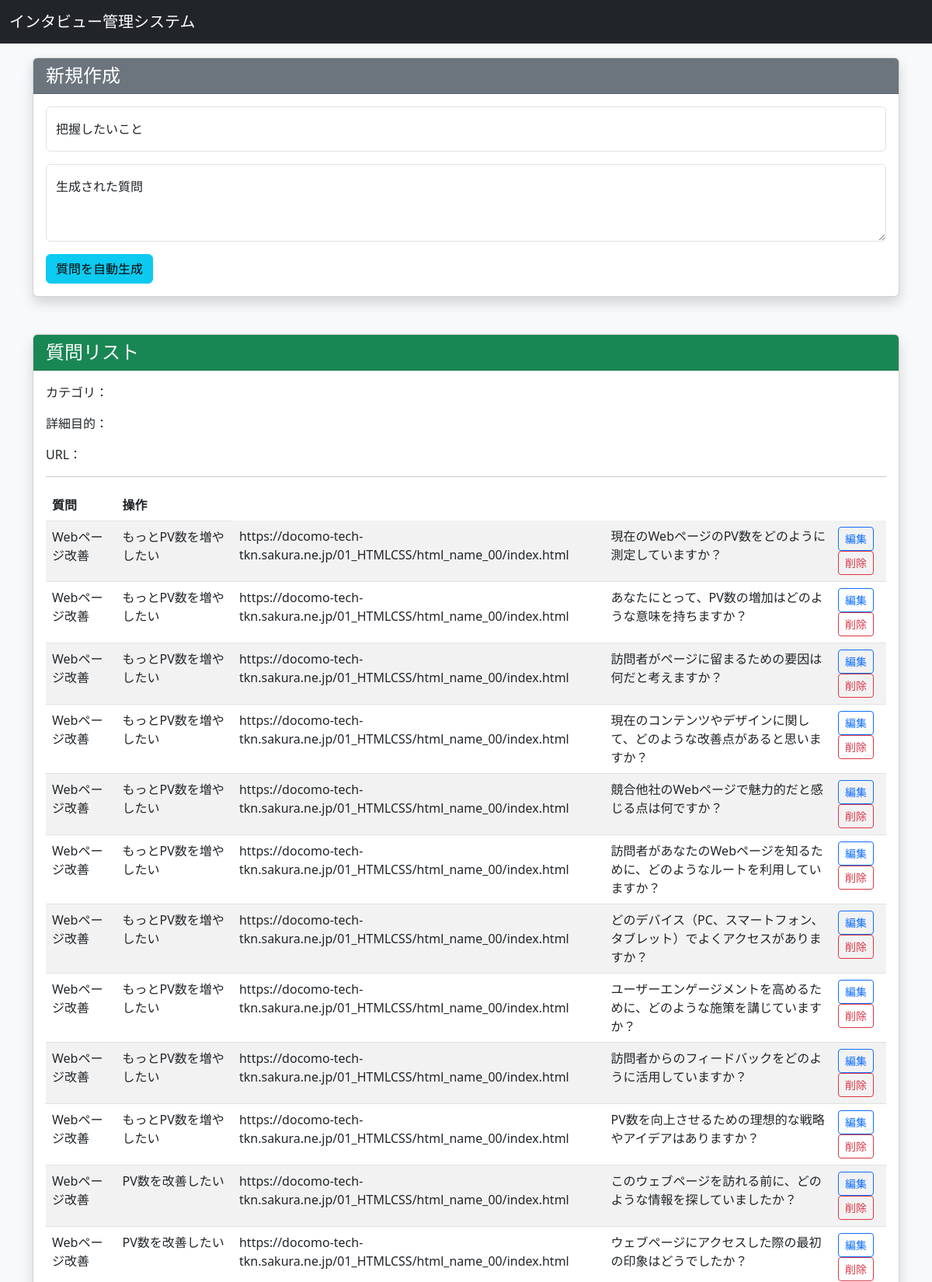
Screenshot of /not_use/interviewtool_question_old.php (signed in, upper part) with the database file from the repository.
### tables this page shows
CREATE TABLE `question_table` (
  `question_id` int(8) NOT NULL,
  `category_id` int(8) NOT NULL,
  `question_text` longtext NOT NULL,
  `question_order` int(11) NOT NULL DEFAULT 0,
  `delete_flg` tinyint(4) NOT NULL DEFAULT 0,
  `created_at` timestamp NOT NULL DEFAULT current_timestamp(),
  `deleted_at` int(11) DEFAULT NULL
);

CREATE TABLE `category_type_table` (
  `category_type_id` int(11) NOT NULL,
  `category_type` tinytext NOT NULL,
  `description` tinytext NOT NULL,
  `image_tag` text NOT NULL
);

CREATE TABLE `category_table` (
  `category_id` int(8) NOT NULL,
  `category_type_id` tinyint(4) NOT NULL,
  `service_name` text DEFAULT NULL,
  `service_url` text DEFAULT NULL,
  `core_purpose` text DEFAULT NULL,
  `core_issue` text NOT NULL COMMENT 'コア課題',
  `service_feature` text NOT NULL COMMENT 'サービスの特徴',
  `competition` text NOT NULL COMMENT '競合サービス',
  `created_at` timestamp NOT NULL DEFAULT current_timestamp(),
  `deleted_at` timestamp NULL DEFAULT NULL,
  `user_id` int(8) NOT NULL
);

### funcs.php (called while the page is built, shortened)
<?php
function h($str)
{
    return htmlspecialchars($str, ENT_QUOTES);
}

### not_use/interviewtool_question_old.php (the view, shortened to what this page needs)
<?php
include("funcs.php");
$pdo = db_conn();
$generated_question = "";
$purpose = "";
$sql_select_category = "SELECT ct.category_type, q.question_text, c.core_purpose, c.service_url, q.delete_flg, c.user_id, q.question_id, c.category_id, ct.category_type_id FROM question_table q INNER JOIN category_table c ON q.category_id = c.category_id INNER JOIN category_type_table ct ON c.category_type_id = ct.category_type_id;";
$stmt = $pdo->prepare($sql_select_category);
$status = $stmt->execute();
$values =  $stmt->fetchAll(PDO::FETCH_ASSOC);
?>
<!DOCTYPE html>
<html lang="ja">
<head>
  <link href="https://cdn.jsdelivr.net/npm/bootstrap@5.3.0/dist/css/bootstrap.min.css" rel="stylesheet">
</head>
<header>
  <nav class="navbar navbar-expand-lg navbar-dark bg-dark fixed-top">
    <div class="container-fluid">
      <a class="navbar-brand" href="#">インタビュー管理システム</a>
    </div>
  </nav>
</header>
<body class="bg-light">
  <div class="container mt-4">
    <div class="card mb-5 shadow">
      <div class="card-header bg-secondary text-white">
        <h2 class="h4 mb-0">新規作成</h2>
      </div>
      <div class="card-body">
        <form method="POST" action="" id="questionForm">
          <div class="form-floating mb-3">
            <input type="text" class="form-control" id="purpose" name="purpose" placeholder="把握したいこと" value="<?= h($purpose) ?>">
            <label for="purpose">把握したいこと</label>
          </div>
          <div class="form-floating mb-3">
            <textarea class="form-control" id="question" name="question" style="height: 100px" placeholder="質問"><?= h($generated_question) ?></textarea>
            <label for="question">生成された質問</label>
          </div>
          <button type="submit" class="btn btn-info" name="generate">質問を自動生成</button>
        </form>
      </div>
    </div>
    <div class="card shadow">
      <div class="card-header bg-success text-white">
        <h2 class="h4 mb-0">質問リスト</h2>
      </div>
      <div class="card-body">
        <p><span class="font-weight-bold">カテゴリ</span>：<?= h($values["category_type"]) ?></p>
        <p><span class="font-weight-bold">詳細目的</span>：<?= h($values["core_purpose"]) ?></p>
        <p><span class="font-weight-bold">URL</span>：<?= h($values["service_url"]) ?></p>
        <hr>
        <div class="table-responsive">
          <table class="table table-striped table-hover">
            <thead>
              <tr>
                <th>質問</th>
                <th>操作</th>
              </tr>
            </thead>
            <tbody>
              <?php foreach ($values as $v) { ?>
                <tr>
                  <td><?= h($v["category_type"]) ?></td>
                  <td><?= h($v["core_purpose"]) ?></td>
                  <td><?= h($v["service_url"]) ?></td>
                  <td><?= h($v["question_text"]) ?></td>
                  <td>
                    <a href="interview_question_edit.php?question_id=<?= h($v["question_id"]) ?>" class="btn btn-sm btn-outline-primary">編集</a>
                    <?php if ($v["delete_flg"] == 1) { ?>
                      <a href="interview_question_undelete.php?question_id=<?= h($v["question_id"]) ?>" class="btn btn-sm btn-outline-dark">元に戻す</a>
                    <?php } else { ?>
                      <a href="interview_question_delete.php?question_id=<?= h($v["question_id"]) ?>" class="btn btn-sm btn-outline-danger">削除</a>
                    <?php } ?>
                  </td>
                </tr>
              <?php } ?>
            </tbody>
          </table>
        </div>
      </div>
    </div>
  </div>
</body>
</html>

### not_use/interviewtool_question_old.php (style rules this page uses)
body { padding-top: 50px; }

### rows the page displays
question_table: category_type_table.category_type "Webページ改善", category.core_purpose "もっとPV数を増やしたい", category.service_url "https://docomo-tech-tkn.sakura.ne.jp/01_HTMLCSS/html_name_00/index.html", question_text "現在のWebページのPV数をどのように測定していますか？"
question_table: category_type_table.category_type "Webページ改善", category.core_purpose "もっとPV数を増やしたい", category.service_url "https://docomo-tech-tkn.sakura.ne.jp/01_HTMLCSS/html_name_00/index.html", question_text "あなたにとって、PV数の増加はどのような意味を持ちますか？"
question_table: category_type_table.category_type "Webページ改善", category.core_purpose "もっとPV数を増やしたい", category.service_url "https://docomo-tech-tkn.sakura.ne.jp/01_HTMLCSS/html_name_00/index.html", question_text "訪問者がページに留まるための要因は何だと考えますか？"
question_table: category_type_table.category_type "Webページ改善", category.core_purpose "もっとPV数を増やしたい", category.service_url "https://docomo-tech-tkn.sakura.ne.jp/01_HTMLCSS/html_name_00/index.html", question_text "現在のコンテンツやデザインに関して、どのような改善点があると思いますか？"
question_table: category_type_table.category_type "Webページ改善", category.core_purpose "もっとPV数を増やしたい", category.service_url "https://docomo-tech-tkn.sakura.ne.jp/01_HTMLCSS/html_name_00/index.html", question_text "競合他社のWebページで魅力的だと感じる点は何ですか？"
question_table: category_type_table.category_type "Webページ改善", category.core_purpose "もっとPV数を増やしたい", category.service_url "https://docomo-tech-tkn.sakura.ne.jp/01_HTMLCSS/html_name_00/index.html", question_text "訪問者があなたのWebページを知るために、どのようなルートを利用していますか？"
question_table: category_type_table.category_type "Webページ改善", category.core_purpose "もっとPV数を増やしたい", category.service_url "https://docomo-tech-tkn.sakura.ne.jp/01_HTMLCSS/html_name_00/index.html", question_text "どのデバイス（PC、スマートフォン、タブレット）でよくアクセスがありますか？"
question_table: category_type_table.category_type "Webページ改善", category.core_purpose "もっとPV数を増やしたい", category.service_url "https://docomo-tech-tkn.sakura.ne.jp/01_HTMLCSS/html_name_00/index.html", question_text "ユーザーエンゲージメントを高めるために、どのような施策を講じていますか？"
question_table: category_type_table.category_type "Webページ改善", category.core_purpose "もっとPV数を増やしたい", category.service_url "https://docomo-tech-tkn.sakura.ne.jp/01_HTMLCSS/html_name_00/index.html", question_text "訪問者からのフィードバックをどのように活用していますか？"
question_table: category_type_table.category_type "Webページ改善", category.core_purpose "もっとPV数を増やしたい", category.service_url "https://docomo-tech-tkn.sakura.ne.jp/01_HTMLCSS/html_name_00/index.html", question_text "PV数を向上させるための理想的な戦略やアイデアはありますか？"
question_table: category_type_table.category_type "Webページ改善", category.core_purpose "PV数を改善したい", category.service_url "https://docomo-tech-tkn.sakura.ne.jp/01_HTMLCSS/html_name_00/index.html", question_text "このウェブページを訪れる前に、どのような情報を探していましたか？"
question_table: category_type_table.category_type "Webページ改善", category.core_purpose "PV数を改善したい", category.service_url "https://docomo-tech-tkn.sakura.ne.jp/01_HTMLCSS/html_name_00/index.html", question_text "ウェブページにアクセスした際の最初の印象はどうでしたか？"
